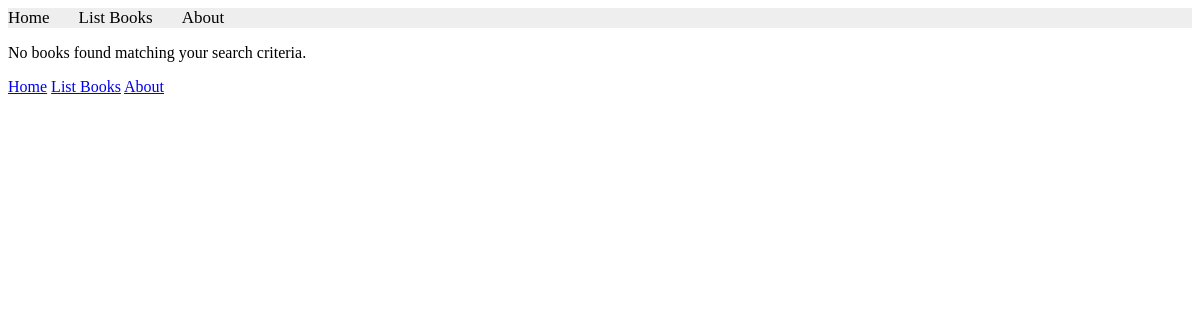
The app's page /books/query1/, older data.
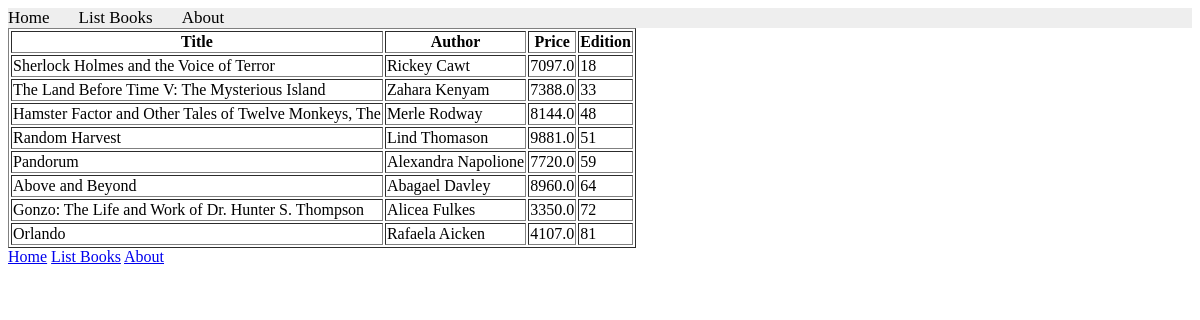
The same page, newer data.
### apps/bookmodule/models.py (models this page shows)
class Book(models.Model):
  title = models.CharField(max_length = 50)
  author = models.CharField(max_length = 50)
  price = models.FloatField(default = 0.0)
  edition = models.SmallIntegerField(default = 1)

### apps/bookmodule/views.py (the view)
# urls.py: path('query1/',views.simple_query,name='books.simple_query'),
def simple_query(request):
 mybooks=Book.objects.filter(title__icontains='and') # <- multiple objects
 return render(request, 'bookmodule/list_books.html', {'books':mybooks})

### apps/templates/bookmodule/list_books.html (shortened to what this page needs)
{% extends "layouts/base.html" %}
{% load static %}
{% block content %}
{% if books %}
    <table border="1">
        <tr>
            <th>Title</th>
            <th>Author</th>
            <th>Price</th>
            <th>Edition</th>
        </tr>
        {% for i in books %}
        <tr>
            <td>{{ i.title }}</td>
            <td>{{ i.author }}</td>
            <td>{{ i.price }}</td>
            <td>{{ i.edition }}</td>
        </tr>
        {% endfor %}
    </table>
    {% else %}
    <p>No books found matching your search criteria.</p>
    {% endif %}
    {% endblock content %}

### apps/templates/layouts/base.html (shortened to what this page needs)
<!DOCTYPE html>
<html>
{% load static %}
<head>
<link rel="stylesheet" href="https://cdnjs.cloudflare.com/ajax/libs/font-awesome/4.7.0/css/font-awesome.min.css">
<link rel="stylesheet" href="{% static 'styles.css' %}">
</head>
{% load static %}
<body>
{% include "includes/header.html" %}
{% block content %} {% endblock content %}
{% include "includes/footer.html" %}
</body>
</html>

### apps/templates/includes/header.html
{% with request.resolver_match.url_name as url_name %}
<div class="topnav">
<a class="{% if url_name == 'books.index' %}active{% endif %}" href="{% url "books.index" %}">Home</a>
<a class="{% if url_name == 'books.list_books' %}active{% endif %}" href="{% url "books.list_books" %}">List Books</a>
<a class="{% if url_name == 'books.aboutus' %}active{% endif %}" href="{% url "books.aboutus" %}">About</a>
</div>
{% endwith %}

### apps/templates/includes/footer.html
{% with request.resolver_match.url_name as url_name %}
<div class="footer">
    <a class="{% if url_name == 'books.index' %}active{% endif %}" href="{% url "books.index" %}">Home</a>
    <a class="{% if url_name == 'books.list_books' %}active{% endif %}" href="{% url "books.list_books" %}">List Books</a>
    <a class="{% if url_name == 'books.aboutus' %}active{% endif %}" href="{% url "books.aboutus" %}">About</a>
</div>
{% endwith %}

### apps/static/styles.css (style rules this page uses)
.topnav { background-color: #eeeeee; width: 100%; }
.topnav a { color: #000000; text-align: center; margin-right: 25px; text-decoration: none; font-size: 17px; }

Row changes from the older to the newer data that the page shows:
added Book: title "Sherlock Holmes and the Voice of Terror", author "Rickey Cawt", price "7097.0", edition "18"
added Book: title "The Land Before Time V: The Mysterious Island", author "Zahara Kenyam", price "7388.0", edition "33"
added Book: title "Hamster Factor and Other Tales of Twelve Monkeys, The", author "Merle Rodway", price "8144.0", edition "48"
added Book: title "Random Harvest", author "Lind Thomason", price "9881.0", edition "51"
added Book: title "Pandorum", author "Alexandra Napolione", price "7720.0", edition "59"
added Book: title "Above and Beyond", author "Abagael Davley", price "8960.0", edition "64"
added Book: title "Gonzo: The Life and Work of Dr. Hunter S. Thompson", author "Alicea Fulkes", price "3350.0", edition "72"
added Book: title "Orlando", author "Rafaela Aicken", price "4107.0", edition "81"
Text that changed along with them:
text no longer shown: "No books found matching your search criteria."
text now shown: "Title Author Price Edition"
